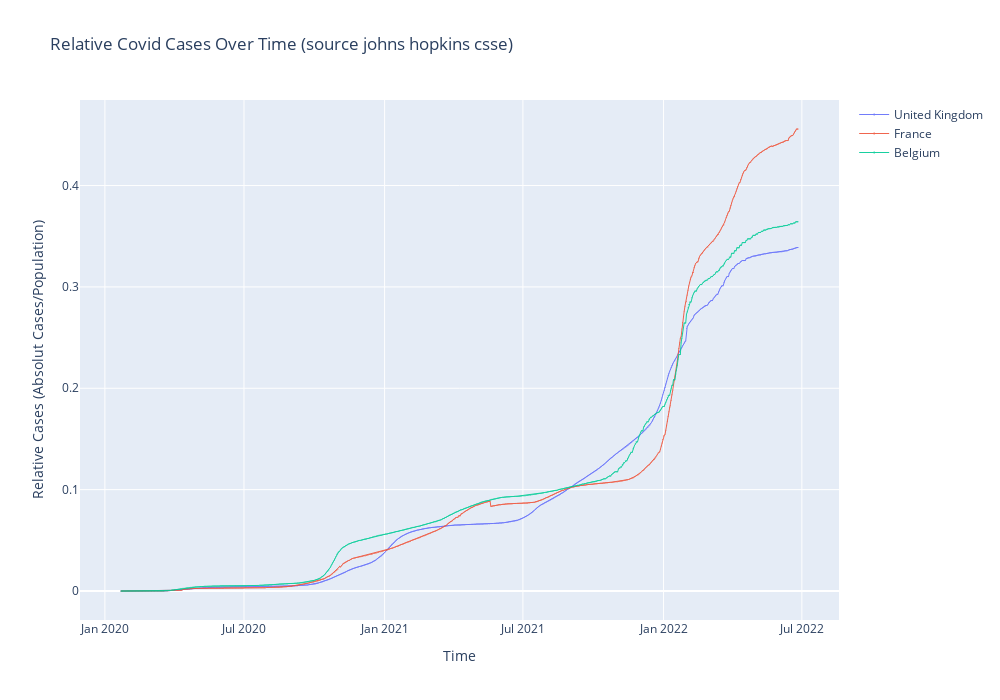

Notebook source saved alongside this figure:
### Code cell
fig=go.Figure()
## defines how to plot the individual trace
for each in country_list:
    fig.add_trace(go.Scatter(x=rc_plot.date,
                                y=rc_plot[each],
                                mode='markers+lines',
                                opacity=0.9,
                                line_width=1,
                                marker_size=1, 
                                name=each
                                 )
                     )

## defines the overall layout properties
fig.update_layout(
    width=1000,
    height=700,
    xaxis_title="Time",
    title="Relative Covid Cases Over Time (source johns hopkins csse)",
    yaxis_title="Relative Cases (Absolut Cases/Population)",
)


fig.update_layout(xaxis_rangeslider_visible=False)
#fig.show(renderer='browser')
fig.show()
fig.write_image("Relative_cases.jpg")

### Figure 1 — Plotly figure (JSON) as saved in the notebook; plotly's stock layout.template omitted (floating-point values rounded to 4 significant figures; data arrays with more than 128 entries replaced by an {"elided": "..."} marker saying what was removed)
{"data": [{"line": {"width": 1}, "marker": {"size": 1}, "mode": "markers+lines", "name": "United Kingdom", "opacity": 0.9, "type": "scatter", "x": {"elided": "887 str values"}, "y": {"elided": "887 float values"}}, {"line": {"width": 1}, "marker": {"size": 1}, "mode": "markers+lines", "name": "France", "opacity": 0.9, "type": "scatter", "x": {"elided": "887 str values"}, "y": {"elided": "887 float values"}}, {"line": {"width": 1}, "marker": {"size": 1}, "mode": "markers+lines", "name": "Belgium", "opacity": 0.9, "type": "scatter", "x": {"elided": "887 str values"}, "y": {"elided": "887 float values"}}], "layout": {"height": 700, "title": {"text": "Relative Covid Cases Over Time (source johns hopkins csse)"}, "width": 1000, "xaxis": {"rangeslider": {"visible": false}, "title": {"text": "Time"}}, "yaxis": {"title": {"text": "Relative Cases (Absolut Cases/Population)"}}}}
